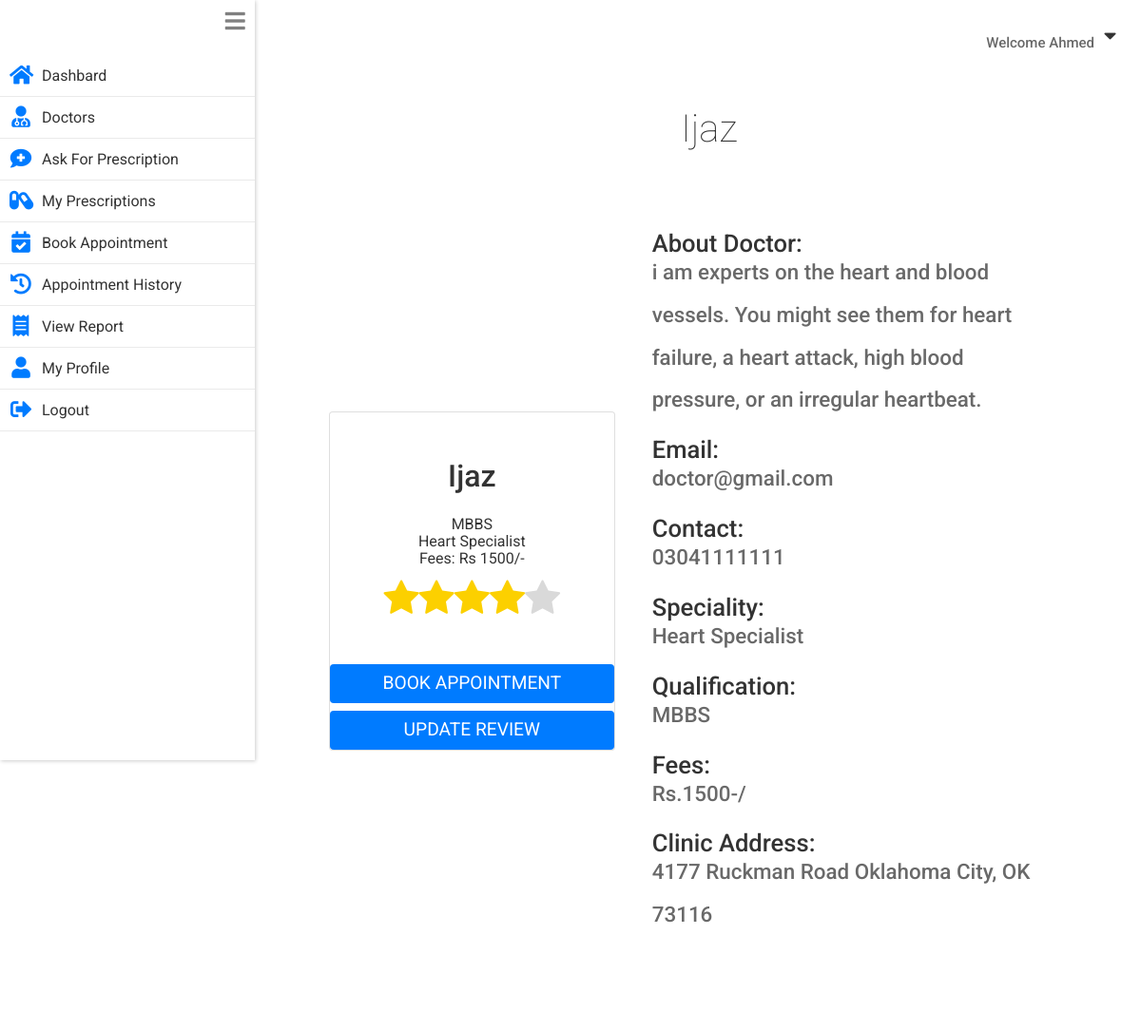
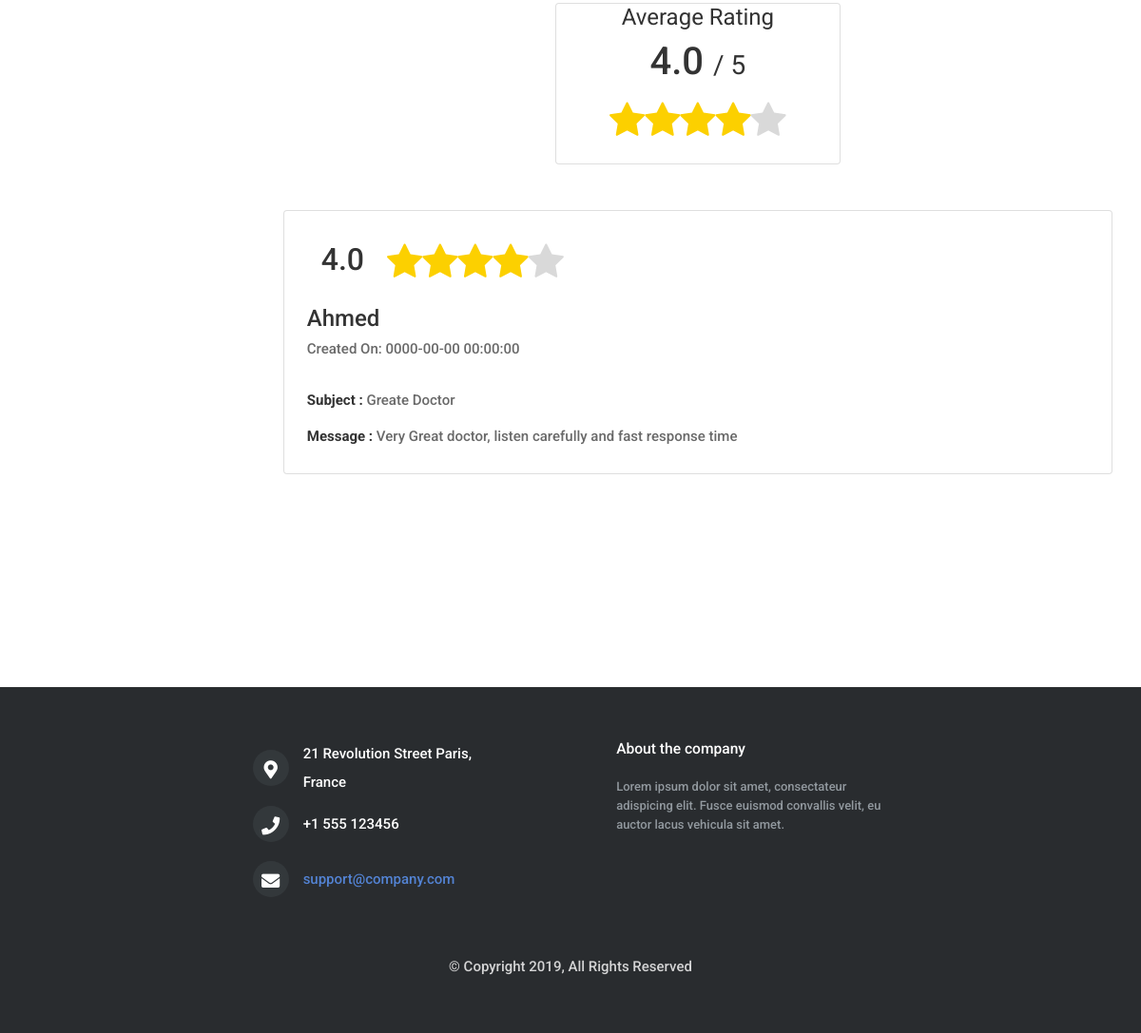
/patient/doctor_detail.php?doctor_id=23 (signed in), run on the app's committed database (2 pictures, top to bottom).
### tables this page shows
CREATE TABLE `patients` (
  `id` int(11) NOT NULL,
  `username` varchar(255) NOT NULL,
  `name` varchar(255) NOT NULL,
  `email` varchar(255) NOT NULL,
  `gender` varchar(6) NOT NULL,
  `hashedPassword` varchar(255) NOT NULL,
  `phone` varchar(255) NOT NULL,
  `address` varchar(255) NOT NULL,
  `city` varchar(255) NOT NULL,
  `dob` varchar(255) NOT NULL,
  `created_on` timestamp NOT NULL DEFAULT CURRENT_TIMESTAMP
);

CREATE TABLE `doctors` (
  `id` int(11) NOT NULL,
  `username` varchar(255) NOT NULL,
  `name` varchar(255) NOT NULL,
  `email` varchar(255) NOT NULL,
  `gender` varchar(6) NOT NULL,
  `hashedPassword` varchar(255) NOT NULL,
  `phone` varchar(60) NOT NULL,
  `address` varchar(255) NOT NULL,
  `city` varchar(60) NOT NULL,
  `dob` varchar(255) NOT NULL,
  `about` varchar(255) NOT NULL,
  `specialization` varchar(60) NOT NULL,
  `qualification` varchar(60) NOT NULL,
  `fees` int(11) NOT NULL,
  `created_on` timestamp NOT NULL DEFAULT CURRENT_TIMESTAMP
);

CREATE TABLE `reviews` (
  `id` int(11) NOT NULL,
  `rating` int(2) NOT NULL,
  `doctor_id` int(11) NOT NULL,
  `patient_id` int(11) NOT NULL,
  `subject` varchar(255) NOT NULL,
  `message` varchar(255) NOT NULL,
  `created_on` timestamp NULL DEFAULT CURRENT_TIMESTAMP
);

### private/functions.php (called while the page is built, shortened)
<?php
function loggedInPatientId(){
  return $_SESSION[SessionContract::SESSION_PATIENT_ID];
}
  function urlFor($script_path) {
      if($script_path[0] != '/') {
        $script_path = "/" . $script_path;
      }
      return WWW_ROOT . $script_path;
  }
  function getStylePath($stylesheet_name) {
      if($stylesheet_name[0] != '/') {
        $stylesheet_name = "/" . $stylesheet_name;
      }
      return STYLES_PATH . $stylesheet_name;
  }
?>

### private/model/patient.class.php (called while the page is built, shortened)
<?php
class Patient {
    private $name;
    static private $db;
  static public function setDatabase($pdo){
    if($pdo){
      Patient::$db = $pdo;
    }
    else{
      throw new \Exception("Please pass valid database in Patient ");
    }
  }
  static public function find_patient_by_id($id){
    $queryString  = "SELECT * FROM ".PatientTable::TABLE_NAME." ";
    $queryString .= "WHERE ".PatientTable::COLUMN_ID." = ?";
    $stmt = Patient::$db->prepare($queryString);
    $stmt->execute([$id]);
    $patient = $stmt->fetch(PDO::FETCH_ASSOC);
    if($patient){
      return new Patient($patient);
    }
    else {
      return false;
    }
  }
  public function setName($name='')
  {
    $this->name = $name;
  }
  public function getName()
  {
    return $this->name;
  }
}
?>

### private/model/doctor.class.php (called while the page is built, shortened)
<?php
class Doctor
{
    private $id;
    private $name;
    private $email;
    private $phone;
    private $address;
    private $about;
    private $specialization;
    private $qualification;
    private $fees;
    static private $db;
    function __construct($args =[]){
            $this->setId($args[DoctorTable::COLUMN_ID] ?? '');
    }
    static public function setDatabase($pdo){
      if($pdo){
        Doctor::$db = $pdo;
      }
      else{
        throw new \Exception("Please pass valid database in doctor ");
      }
    }
    static public function find_doctor_by_id($id){
        $queryString = "SELECT * FROM ".DoctorTable::TABLE_NAME;
        $queryString .= " WHERE ".DoctorTable::COLUMN_ID." = ?";
        $stmt = Doctor::$db->prepare($queryString);
        $stmt->execute([$id]);
        $doctor = $stmt->fetch(PDO::FETCH_ASSOC);
        if($doctor){
          return new Doctor($doctor);
        }
        return false;
    }
    public function getId() {
         return $this->id;
    }
    public function setId($id) {
         $this->id = $id;
         $this->reviews = Review::find_reviews_by_doctor_id($id);
    }
    public function getName() {
         return $this->name;
    }
    public function setName($name) {
         $this->name = $name;
    }
    public function getEmail() {
         return $this->email;
    }
    public function setEmail($email) {
         $this->email = $email;
    }
    public function getPhone() {
         return $this->phone;
    }
    public function setPhone($phone) {
         $this->phone = $phone;
    }
    public function getAddress() {
         return $this->address;
    }
    public function setAddress($address) {
         $this->address = $address;
    }
    public function getAbout() {
         return $this->about;
    }
    public function setAbout($about) {
         $this->about = $about;
    }
    public function getSpecialization() {
         return $this->specialization;
    }
    public function setSpecialization($specialization) {
         $this->specialization = $specialization;
    }
    public function getQualification() {
         return $this->qualification;
    }
    public function setQualification($qualification) {
         $this->qualification = $qualification;
    }
    public function getFees() {
         return $this->fees;
    }
    public function setFees($fees) {
         $this->fees = $fees;
    }
}
 ?>

### public/patient/doctor_detail.php (the view, shortened to what this page needs)
<?php  require_once('../../private/initialize.php');
    $patient_id = loggedInPatientId();
    $doctor_id =  $_GET['doctor_id'] ?? '';
    $doctor = Doctor::find_doctor_by_id($doctor_id);
        $reviews = [];
        $reviewsAssoc = Review::find_reviews_by_doctor_id($doctor_id);
        if($reviewsAssoc){
          foreach ($reviewsAssoc as $reviewAssoc) {
            $reviews[] = new Review($reviewAssoc);
          }
        }
        $patientReview = Review::find_review_by_patient_and_doctor_id($patient_id,$doctor_id);
    $page_title = "Doctor Detail";
    require_once(getSharedFilePath('patient/header.php'));
?>
    <section class="main_content mt-5">
      <h1 class=" mb-5"><?php echo $doctor->getName(); ?></h1>
      <div class="row doctor_detail_container">
        <div class="card col-10  col-sm-4 text-center">
          <h5 class="card-title text-capitalize mt-5"><?php echo $doctor->getName(); ?></h5>
          <div class="card-subtitle mt-2"><?php echo $doctor->getQualification(); ?></div>
          <div class="card-subtitle "><?php echo $doctor->getSpecialization(); ?></div>
          <div class="card-subtitle ">Fees: Rs <?php echo $doctor->getFees(); ?>/-</div>
          <?php echo Review::getRatingStars((int) Review::get_average_doctor_rating($doctor->getId())); ?>
          <a class="btn btn-primary mt-4" href="<?php echo urlFor('patient/book_appointment.php')."?doctor_id=".$doctor->getId(); ?>">Book Appointment</a>
          <button type="button" class="btn btn-primary mt-2" data-toggle="modal" data-target="#feedbackModal"><?php  echo ($patientReview === false) ?  "Give Review" :  "Update Review"; ?></button>
        </div>
        <div class="doctor_detail col-10 col-sm-6 ml-4 mt-5">
          <div class="">
            <h6>About Doctor:</h6>
            <p><?php echo $doctor->getAbout(); ?></p>
          </div>
          <div class="">
            <h6>Email:</h6>
            <p><?php echo $doctor->getEmail(); ?></p>
          </div>
          <div class="">
            <h6>Contact:</h6>
            <p><?php echo $doctor->getPhone(); ?></p>
          </div>
          <div class="">
            <h6>Speciality:</h6>
            <p><?php echo $doctor->getSpecialization(); ?></p>
          </div>
          <div class="">
            <h6>Qualification:</h6>
            <p><?php echo $doctor->getQualification(); ?></p>
          </div>
          <div class="">
            <h6>Fees:</h6>
            <p><?php echo "Rs.".$doctor->getFees()."-/"; ?></p>
          </div>
          <div class="">
            <h6>Clinic Address:</h6>
            <p><?php echo $doctor->getAddress(); ?></p>
          </div>
        </div>
        <section class="col-12  h-25 doctor-rating-holder  mt-5 mb-0">
          <div class="row">
            <div class="average-rating-container card  col-10 col-sm-6  col-md-4 mx-auto">
              <h4>Average Rating</h4>
              <h2><?php echo Review::get_average_doctor_rating($doctor->getId()); ?> <span>/ 5 </span></h2>
              <?php echo Review::getRatingStars((int) Review::get_average_doctor_rating($doctor->getId())); ?>
            </div>
          </div>
        </section>
        <?php if($reviews != false){ ?>
          <div class="col-12  ">
              <?php foreach ($reviews as $review): ?>
                <div class="card review_container p-4">
                  <div class=" col-12  col-sm-9  col-md-6  d-block text-center d-sm-flex ">
                    <h2 class="mt-2 mr-4">
                    <?php  echo $review->getRating().".0"?>
                    </h2>
                    <div >
                      <?php echo Review::getRatingStars($review->getRating()); ?>
                    </div>
                  </div>
                  <h4 class="reviewer-name"> <?php echo $review->getPatient()->getName(); ?></h4>
                  <p class="card-subtitle">Created On: <?php echo $review->getCreatedOn(); ?></p>
                  <p class="card-subtitle mt-4"> <b>Subject : </b> <?php echo $review->getSubject(); ?> </p>
                  <p class="card-subtitle mt-2"><b>Message : </b>  <?php echo $review->getMessage(); ?></p>
                </div>
              <?php endforeach; ?>
          </div>
          <?php } ?>
        </div>
    </section>
  </div>
  <footer class="footer-distributed">
    <div class="row col-lg-9 mx-auto footer-content">
      <div class="col-11 col-md-5  mx-auto mb-5 footer-left">
        <div>
          <i class="fa fa-map-marker-alt"></i>
          <p>21 Revolution Street Paris,</br> France</p>
        </div>
        <div>
          <i class="fa fa-phone"></i>
          <p>+1 555 123456</p>
        </div>
        <div>
          <i class="fa fa-envelope"></i>
          <p><a href="mailto:support@company.com">support@company.com</a></p>
        </div>
      </div>
      <div class="col-11 col-md-5  mx-auto mb-5 footer-right">
        <p class="footer-company-about">
          <span>About the company</span>
          Lorem ipsum dolor sit amet, consectateur adispicing elit. Fusce euismod convallis velit, eu auctor lacus vehicula sit amet.
        </p>
      </div>
      <div class="copyright col-11 col-sm-8 col-md-6 mx-auto text-center">
        <p>&copy; Copyright <?php echo date('Y'); ?>, All Rights Reserved </p>
      </div>
    </div>
    </footer>
</body>
</html>

### private/shared/patient/header.php (shortened to what this page needs)
<?php
  $patient_id = loggedInPatientId();
  $patient = Patient::find_patient_by_id($patient_id);
 ?>
<!DOCTYPE html>
<html lang="en" dir="ltr">
  <head>
    <link rel="stylesheet" href="<?php echo getStylePath("main.css"); ?>">
    <link rel="stylesheet" href="https://stackpath.bootstrapcdn.com/bootstrap/4.3.1/css/bootstrap.min.css">
    <link rel="stylesheet" href="https://use.fontawesome.com/releases/v5.7.0/css/all.css">
  </head>
  <body>
      <div class="welcome_bar">
        <p>Welcome <?php echo $patient->getName(); ?> </p><i  id="welcome_drop_down_btn" class="fas fa-caret-down"></i>
      </div>
    <div class="content">
      <nav class="drawer   ">
         <i id="drawer_icon" class="fas fa-bars"></i>
         <ul>
         <li onclick="location.href='<?php echo urlFor("patient/index.php"); ?>';"
           class="<?php if($page_title=='Dashboard'){echo "item_selected";}; ?>">
           <i class="drawer_item_icon fas fa-home"></i>
           <a>Dashbard</a>
         </li>
         <li  onclick="location.href='<?php echo urlFor("patient/doctors.php"); ?>';"
           class="<?php if($page_title=='Doctors'){echo "item_selected";}; ?>">
           <i  class="drawer_item_icon fas fa-user-md"></i>
           <a>Doctors</a>
         </li>
         <li onclick="location.href='<?php echo urlFor("patient/ask_for_prescription.php"); ?>';"
           class="<?php if($page_title=='Ask For Prescription'){echo "item_selected";}; ?>">
           <i class="drawer_item_icon fas fa-comment-medical"></i>
           <a>Ask For Prescription</a>
         </li>
         <li onclick="location.href='<?php echo urlFor("patient/my_prescriptions.php"); ?>';"
           class="<?php if($page_title=='My Prescriptions'){echo "item_selected";}; ?>">
           <i class="drawer_item_icon fas fa-capsules"></i>
           <a>My Prescriptions</a>
         </li>
         <li  onclick="location.href='<?php echo urlFor("patient/book_appointment.php"); ?>';"
           class="<?php if($page_title=='Book Appointment'){echo "item_selected";}; ?>">
           <i class="drawer_item_icon fas fa-calendar-check"></i>
           <a>Book Appointment</a>
         </li>
         <li  onclick="location.href='<?php echo urlFor("patient/my_appointments.php"); ?>';"
           class="<?php if($page_title=='My Appointments'){echo "item_selected";}; ?>">
           <i class="drawer_item_icon fas fa-history"></i>
           <a>Appointment History</a>
         </li>
         <li onclick="location.href='<?php echo urlFor("patient/report.php"); ?>';"
           class="<?php if($page_title=='View Report'){echo "item_selected";}; ?>">
           <i class="drawer_item_icon fas fa-receipt"></i>
           <a>View Report</a>
         </li>
         <li onclick="location.href='<?php echo urlFor("patient/profile.php"); ?>';"
           class="<?php if($page_title=='Profile'){echo "item_selected";}; ?>">
           <i class="drawer_item_icon fas fa-user"></i>
           <a>My Profile</a>
         </li>
         <li onclick="location.href='<?php echo urlFor("patient/doLogout.php"); ?>';">
           <i class="drawer_item_icon fas fa-sign-out-alt"></i>
           <a>Logout</a>
         </li>
       </ul>
      </nav>

### data on the page
patients: name "Ahmed"
doctors: name "Ijaz", qualification "MBBS", specialization "Heart Specialist", fees "1500", about "i am experts on the heart and blood vessels. You might see them for heart failure, a heart attack, high blood pressure, or an irregular heartbeat.", email "doctor@gmail.com", phone "03041111111", address "4177 Ruckman Road Oklahoma City, OK 73116"
reviews: rating "4", patient.name "Ahmed", created_on "0000-00-00 00:00:00", subject "Greate Doctor", message "Very Great doctor, listen carefully and fast response time"

### other printed values
Review::get_average_doctor_rating($doctor->getId()) "4.0"
